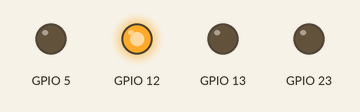
Simulated run of this program. Board: ESP32 board running MicroPython. Parts: output pins drawn as LEDs (lit = HIGH). At 5.0 s the program stops and its outputs stay as they are.

Above: at 0.1 s.
At 1.1 s:
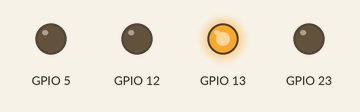
At 3.1 s:
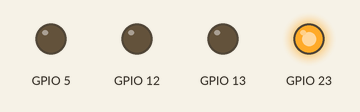
At 4.1 s:
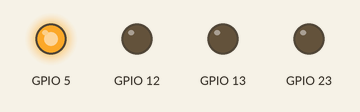
At 5.1 s:
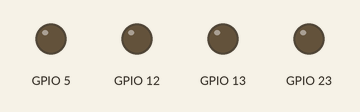
Timing chart, 0 to 6.5 s (numbered marks = the images above):
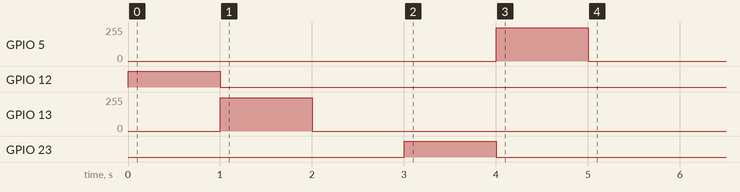

Measured:
- by itself, GPIO 5: 0/255 → 249/255 at 4.0 s, → 0/255 1.0 s later
- by itself, GPIO 12: LOW → HIGH at 0.00 s, → LOW 1.0 s later
- by itself, GPIO 13: 0/255 → 249/255 at 1.0 s, → 0/255 1.0 s later
- by itself, GPIO 23: LOW → HIGH at 3.0 s, → LOW 1.0 s later

The program:

testeMotor.py
```python
from MotorDC import MotorDC
## Direito
m1 = MotorDC(13,12)
## Esquerdo
m2 = MotorDC(5,23)
import time

# Motor 1 girando no sentido anti-horário
m1.velocidade(0)
m1.sentido(1)
time.sleep(1)

# Motor 1 girando no sentido horário
m1.velocidade(1000)
m1.sentido(0)
time.sleep(1)

# Motor 1 parado
m1.velocidade(0)
m1.sentido(0)
time.sleep(1)

# Motor 2 girando no sentido anti-horário
m2.velocidade(0)
m2.sentido(1)
time.sleep(1)

# Motor 2 girando no sentido horário
m2.velocidade(1000)
m2.sentido(0)
time.sleep(1)

# Motor 2 parado
m2.velocidade(0)
m2.sentido(0)
```

MotorDC.py
```python
from machine import Pin,PWM
class MotorDC:
    kind = 'MotorDC'
    def __init__(self,pin_vel,pin_dir):
        self.Pwm = PWM(Pin(pin_vel), freq=1000 ,duty = 0)
        self.Dir= Pin(pin_dir, Pin.OUT)

    def velocidade(self, valor):
        self.Pwm.duty(valor)

    def sentido(self, sen = 0):
        if sen == 0:
            self.Dir.off()
        else:
            self.Dir.on()
```
